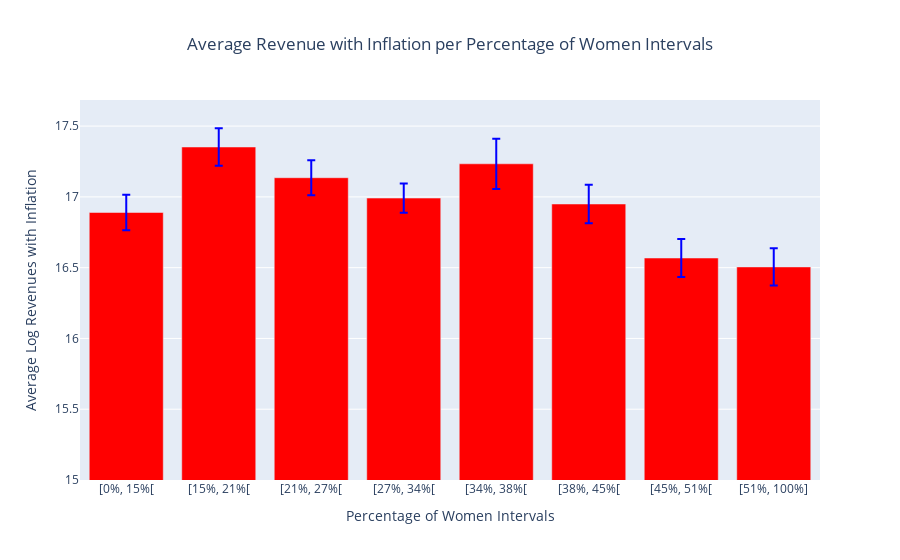

Write notebook code for a chart like this one.
### Code cell
import plotly.graph_objects as go
import pandas as pd


grouped_data = gender_df.groupby('group')['log_revenues'].agg(mean='mean', std='std', n='count').reset_index()
# Calculate the 95% confidence interval
critical_value = t.ppf(0.975, grouped_data['n'] - 1)  # Two-tailed t-test for 95% CI
grouped_data['ci_95'] = critical_value * (grouped_data['std'] / grouped_data['n'] ** 0.5)



# Create the bar chart with Plotly
fig = go.Figure()

fig.add_trace(go.Bar(
    x=grouped_data['group'],
    y=grouped_data['mean'],
    error_y=dict(
        type='data',
        array=grouped_data['ci_95'],
        color='black',
        
        
    ),
      marker_color="red"  # Set the bar color (or use any other color or color scale)
))

# Customize the layout
fig.update_layout(
    title_text='Average Revenue with Inflation per Percentage of Women Intervals',
    xaxis_title='Percentage of Women Intervals',
    yaxis_title='Average Log Revenues with Inflation',
    yaxis=dict(range=[15, max(grouped_data['mean'] +0.2+ grouped_data['ci_95'])]),
    showlegend=False
)

# Customize the x-axis labels based on the given intervals
custom_labels = ["[0%, 15%[", "[15%, 21%[", "[21%, 27%[", "[27%, 34%[", "[34%, 38%[", "[38%, 45%[", "[45%, 51%[", "[51%, 100%]"]
fig.update_xaxes(tickvals=grouped_data['group'], ticktext=custom_labels)

# Hide the color scale if it's not desired
fig.update_layout(showlegend=False, title_x=0.5)


# Save the figure as an HTML file
fig.write_html("assets/plots/women_revenue.html")

# The fig.show() command is used to display the plot in an interactive Python environment such as Jupyter Notebook
fig.show()

### Figure 1 — Plotly figure (JSON) as saved in the notebook; plotly's stock layout.template omitted (floating-point values rounded to 4 significant figures)
{"data": [{"error_y": {"array": [0.1249, 0.1321, 0.1235, 0.1036, 0.1776, 0.1359, 0.1343, 0.1318], "color": "blue", "type": "data"}, "marker": {"color": "red"}, "type": "bar", "x": [0, 1, 2, 3, 4, 5, 6, 7], "y": [16.89, 17.35, 17.14, 16.99, 17.23, 16.95, 16.57, 16.51]}], "layout": {"showlegend": false, "title": {"text": "Average Revenue with Inflation per Percentage of Women Intervals", "x": 0.5}, "xaxis": {"ticktext": ["[0%, 15%[", "[15%, 21%[", "[21%, 27%[", "[27%, 34%[", "[34%, 38%[", "[38%, 45%[", "[45%, 51%[", "[51%, 100%]"], "tickvals": [0, 1, 2, 3, 4, 5, 6, 7], "title": {"text": "Percentage of Women Intervals"}}, "yaxis": {"range": [15, 17.68], "title": {"text": "Average Log Revenues with Inflation"}}}}
